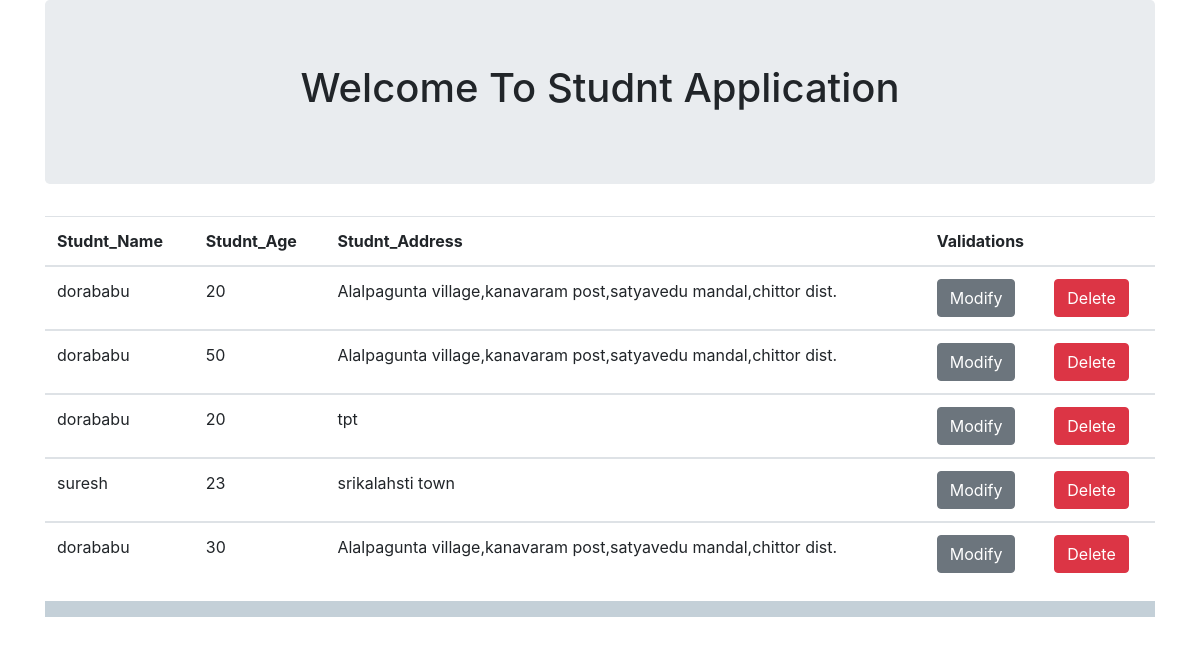
/details, run on the app's committed database.
### student/models.py (models this page shows, shortened)
class studentInfo(models.Model):
    name = models.CharField(max_length=20,null = True,blank=True)
    age = models.IntegerField(max_length=5,null=True,blank=True)
    address = models.TextField()

### student/views.py (the view)
# urls.py: url(r'^details$',views.student_details,name='details'),
def student_details(request):
    data = studentInfo.objects.all()
    return render(request,"details.html",{"data":data})

### templates/details.html (shortened to what this page needs)
{% extends "base.html" %}
{% block body %}
    <table class="table" >
        <thead>
        <tr>
            <th >Studnt_Name</th>
            <th >Studnt_Age</th>
            <th >Studnt_Address</th>
            <th colspan="2" scope="col">Validations</th>
        </tr>
         </thead>
        {%  for details in data %}
                <tbody>
                <tr>
                    <td>{{ details.name }}</td>
                    <td>{{ details.age }}</td>
                    <td>{{ details.address }}</td>
                     <td>
                        <a href="{% url 'edit' id=details.id %}"> <input type="button" class="btn btn-secondary" value="Modify"/> </a>
                    </td>
                    <td>
                     <a href="{% url 'delete' id=details.id %}"><input type="button" class="btn btn-danger" value="Delete"/></a>
                    </td>
                 </tr>
                </tbody>
        {% endfor %}
    </table>
{% endblock %}

### templates/base.html (shortened to what this page needs)
<!DOCTYPE html>
<html lang="en">
<head>
    <link rel="stylesheet" href="https://maxcdn.bootstrapcdn.com/bootstrap/4.0.0/css/bootstrap.min.css">
</head>
<body>
        <div class="container">
            <div class="jumbotron text-center">
                <h1>Welcome To Studnt Application</h1>
            </div>
            {% block body %}
            {% endblock %}
            <nav class="navbar navbar-light" style="background-color: #c4d0d8;"></nav>
        </div>
</body>
</html>

### data on the page
studentInfo: name "dorababu", age "20", address "Alalpagunta village,kanavaram post,satyavedu mandal,chittor dist."
studentInfo: name "dorababu", age "50", address "Alalpagunta village,kanavaram post,satyavedu mandal,chittor dist."
studentInfo: name "dorababu", age "20", address "tpt"
studentInfo: name "suresh", age "23", address "srikalahsti town"
studentInfo: name "dorababu", age "30", address "Alalpagunta village,kanavaram post,satyavedu mandal,chittor dist."
